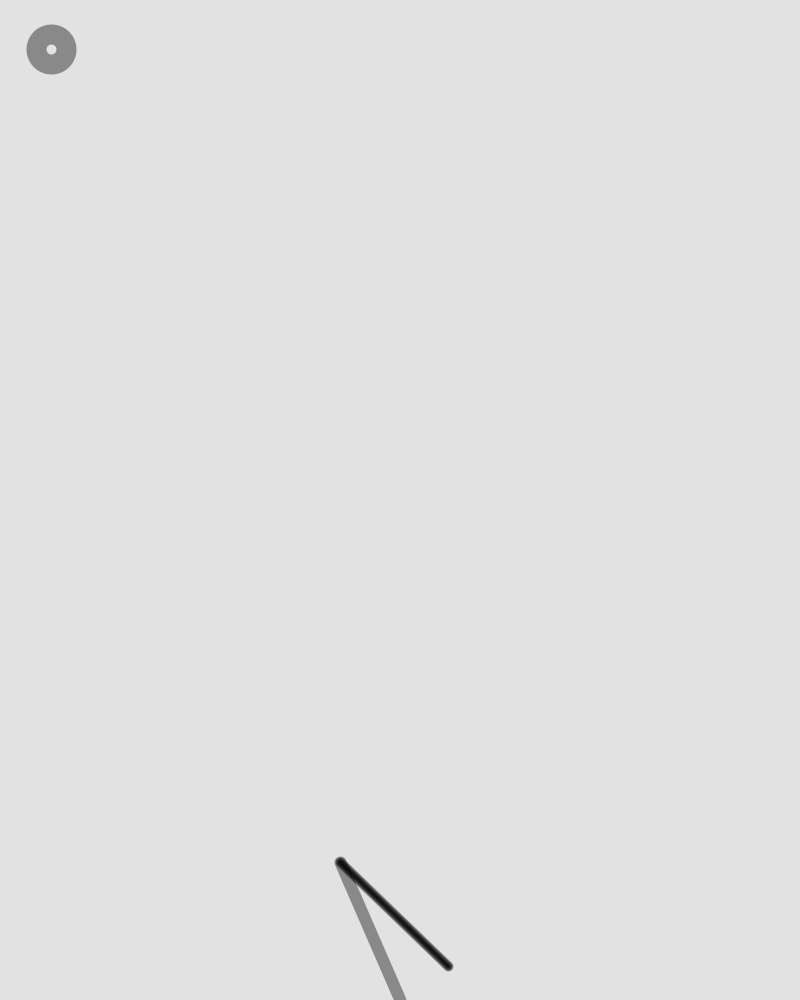
Frame 1 (no input)
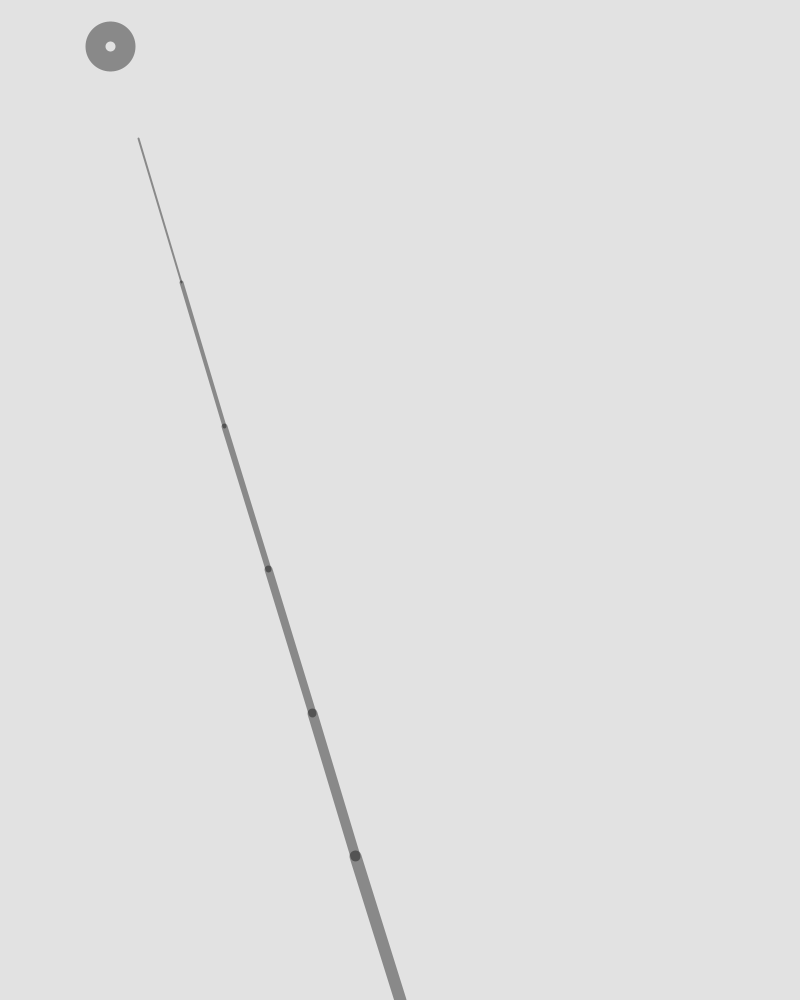
Frame 60 (the mouse pressed at the canvas centre just before this capture)
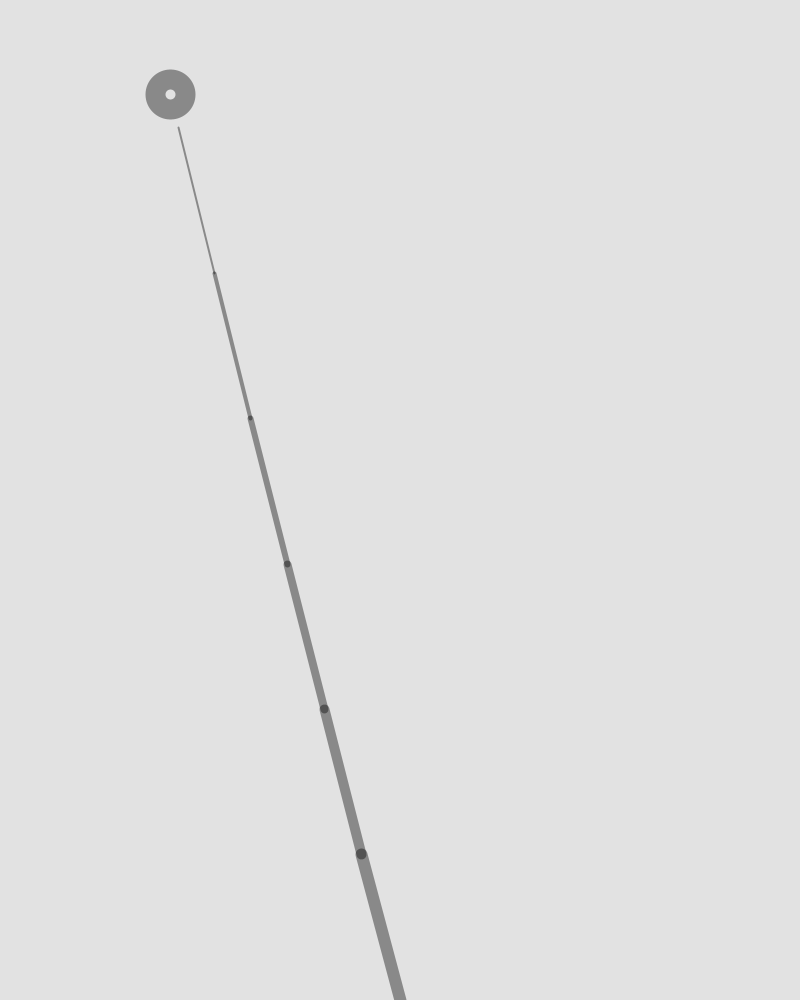
Frame 120 (the mouse held since frame 60 and released just before this capture)

The Processing sketch that drew these frames (run headless with seeded random() and noise(); from frame 60 on, the mouse is pressed at the canvas centre):

// Processing sketch: Reach3
// ── Reach3.pde
/**
 * Reach 3.
 * Based on code from Keith Peters (www.bit-101.com)
 * 
 * The arm follows the position of the ball by 
 * calculating the angles with atan2().
 */

int numSegments = 6;
float[] x = new float[numSegments];
float[] y = new float[numSegments];
float[] angle = new float[numSegments];
float segLength = 150;
float targetX, targetY;

float ballX = 50;
float ballY = 50;
int ballXDirection = 1;
int ballYDirection = -1;

void setup() {
  size(800, 1000);
  smooth();
  strokeWeight(2.0);
  stroke(0, 100);
  noFill();
  x[x.length - 1] = width / 2; // Set base x-coordinate
  y[x.length - 1] = height;    // Set base y-coordinate
}

void draw() {
  background(226);
  
  strokeWeight(20);
  ballX = ballX + 1.0 * ballXDirection;
  ballY = ballY + 0.8 * ballYDirection;
  if (ballX > width - 25 || ballX < 25) {
    ballXDirection *= -1; 
  }
  
  if (ballY > height - 25 || ballY < 25) {
    ballYDirection *= -1; 
  }
  
  ellipse(ballX, ballY, 30, 30);
  
  reachSegment(0, ballX, ballY);
  
  for (int i = 1; i < numSegments; i++) {
    reachSegment(i, targetX, targetY);
  }
  
  for (int i = x.length - 1; i >= 1; i--) {
    positionSegment(i, i - 1);
  }
  
  for (int i = 0; i < x.length; i++) {
    segment(x[i], y[i], angle[i], (i + 1) * 2);
  }
}

void positionSegment(int a, int b) {
  x[b] = x[a] + cos(angle[a]) * segLength;
  y[b] = y[a] + sin(angle[a]) * segLength;
}

void reachSegment(int i, float xin, float yin) {
  float dx = xin - x[i];
  float dy = yin - y[i];
  angle[i] = atan2(dy, dx);
  targetX = xin - cos(angle[i]) * segLength;
  targetY = yin - sin(angle[i]) * segLength;
}

void segment(float x, float y, float a, float sw) {
  strokeWeight(sw);
  pushMatrix();
  translate(x, y);
  rotate(a);
  line(0, 0, segLength, 0);
  popMatrix();
}
